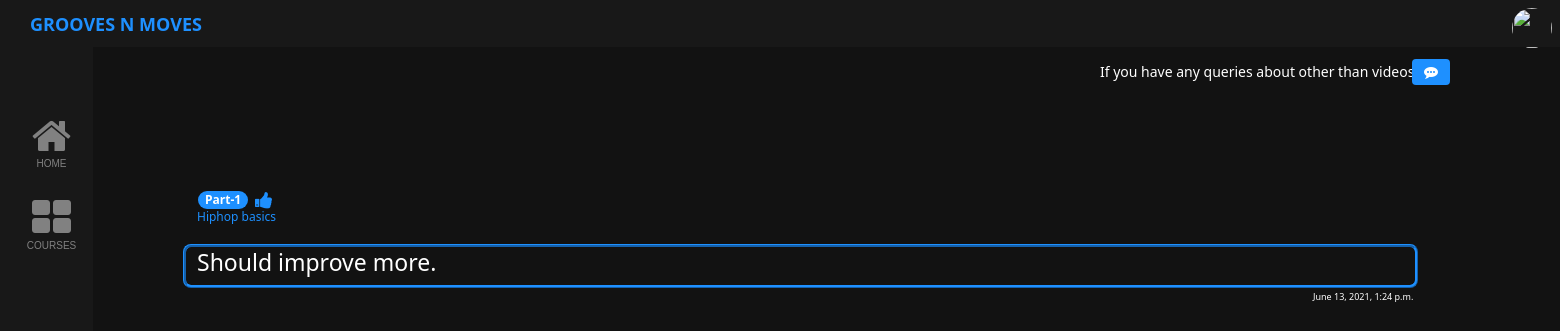
Before: /student/feedback/ (signed in) with the older database file.
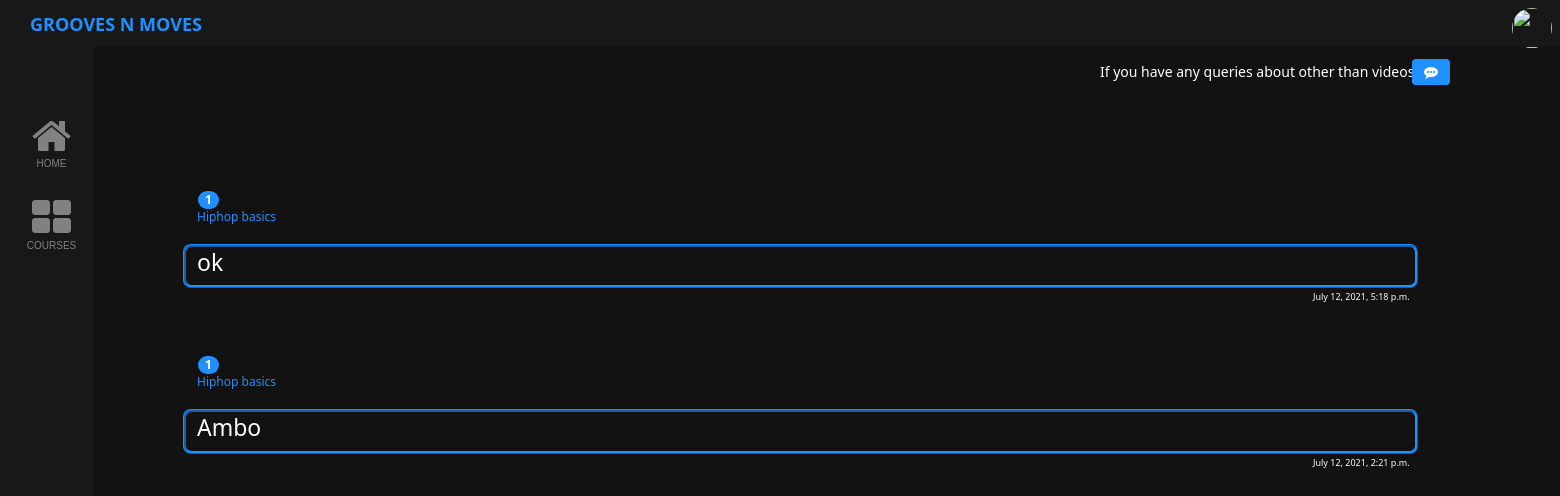
After: the same page with the newer database file.
### Student/models.py (models this page shows, shortened)
class videofeedback(models.Model):
    vfstudent=models.ForeignKey(StudentModel,on_delete=models.CASCADE,null=True,verbose_name="Student")
    vfvideo=models.ForeignKey(CourseVideo,on_delete=models.CASCADE,null=True,verbose_name="Video:")
    vcontent=models.TextField(max_length=300,null=True,verbose_name="Content")
    vview=models.BooleanField(verbose_name="Is liked",default=False)
    vfsend=models.DateTimeField(auto_now_add=True,verbose_name="Send date" , null=True)

### Tutor/models.py (models this page shows, shortened)
class CourseVideo(models.Model):
    cv_title=models.CharField("Title",max_length=50,null=False)
    cv_video=models.FileField("Video",upload_to="video")
    cv_thumbnail=models.FileField("Thumbnail",upload_to="thumbnail",null=True)
    cv_course=models.ForeignKey(DanceCourses, on_delete=models.CASCADE,null=True,verbose_name="Course")
    cv_update=models.DateTimeField(auto_now_add=True,null=True)
    cv_approve=models.BooleanField(default=False,verbose_name="Is approved")

### Administrator/models.py (models this page shows, shortened)
class DanceCourses(models.Model):
    course_dancecategory=models.ForeignKey(DanceCategory,on_delete=models.SET_NULL,null=True,verbose_name="Dance Category:")
    course_tutor=models.ForeignKey(Tutor,on_delete=models.SET_NULL,null=True,verbose_name="Tutor:")
    course_name=models.CharField("Name:",max_length=20,null=False)
    course_photo=models.ImageField(upload_to="CoursePhoto",null=False)
    course_description=models.TextField("Description")
    course_level=models.ForeignKey(DanceLevel,on_delete=models.SET_NULL,verbose_name="Level",null=True)
    slug= models.SlugField(blank=True)
    is_premium=models.BooleanField(default=False)

### Student/views.py (the view)
# urls.py: path('feedback/',views.FeedBack,name="feedback"),
def FeedBack(request):
    if request.session.has_key('student_id'):
        sid=request.session['student_id']
        stu=StudentModel.objects.get(id=sid)
        videofeed=videofeedback.objects.filter(vfstudent=stu).order_by('-vfsend')
        ctype=ComplaintType.objects.all()
        if request.method=='POST':
            a=Feedback()
            a.feedstudent=stu
            typeobj=ComplaintType.objects.get(id=request.POST.get("ftype"))
            a.feedtype=typeobj
            a.feedcontent=request.POST.get("fcontent")
            a.save()
            context={"videofeed":videofeed,"ctype":ctype}
            return redirect("/student/feedback/",context)
        else:
            context={"videofeed":videofeed,"ctype":ctype}
            return render(request,"Student/feedback.html",context)
    else:
        return redirect('/accounts/login/')

### Student/templates/Student/feedback.html (shortened to what this page needs)
{% extends 'base.html' %}
    {% block content %}
    <p class="vfeedback">If you have any queries about other than videos?</p>
    <a  href=""class="btn btn-danger  uploadvid " data-toggle="modal" data-target="#myvfeed"><i class="fa fa-commenting" aria-hidden="true"></i>
      </a>
    {%if videofeed%}
    {%for a in videofeed%}
    <div class="feed">
    <p class="badge badge-success feedtitle">{{a.vfvideo.cv_title}}
    <h1 class="feedback">{{a.vfvideo.cv_course.course_name}}</h1>
    <h1 class="content"><p>{{a.vcontent}}</p></h1>
    <h2 class="datesend">{{a.vfsend}}</h1>
    </div>
    {%if a.vview%}
        <i class="fa fa-thumbs-up likefeed" aria-hidden="true"></i>
    {%endif%}
    {%endfor%}
    {%else%}
        <p class="empty"style="left: 40px !important;">You didn't gave any feedback for videos yet.</p>
        {%endif%}
    {% endblock content%}

Changed rows visible on the page:
removed videofeedback: vfvideo.cv_title "Part-1", vfvideo.cv_course.course_name "Hiphop basics", vcontent "Should improve more.", vfsend "June 13, 2021, 1:24 p.m.", vview True (drawn)
added videofeedback: vfvideo.cv_title "1", vfvideo.cv_course.course_name "Hiphop basics", vcontent "ok", vfsend "July 12, 2021, 5:18 p.m."
added videofeedback: vfvideo.cv_title "1", vfvideo.cv_course.course_name "Hiphop basics", vcontent "Ambo", vfsend "July 12, 2021, 2:21 p.m."
